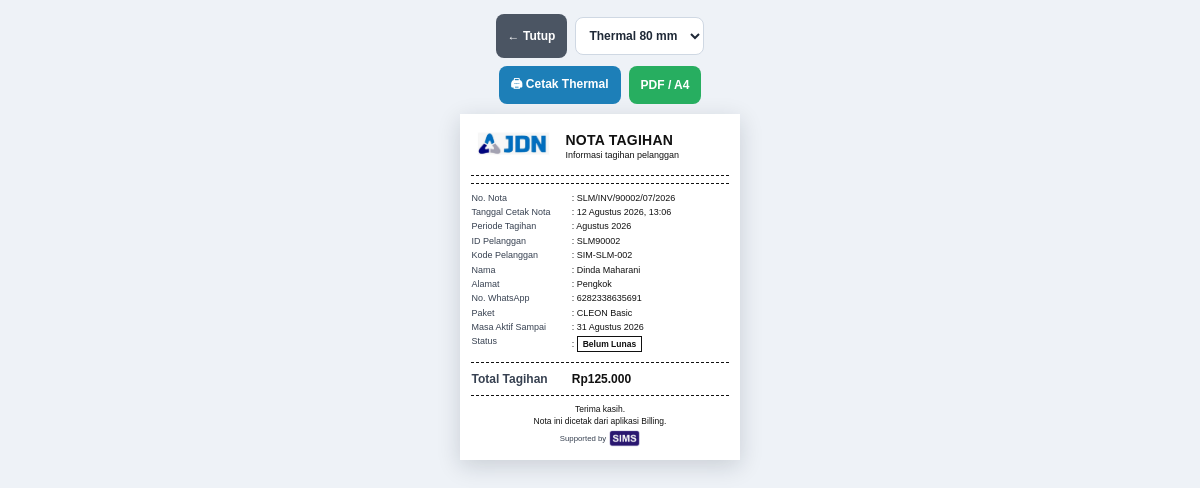
Screenshot of /nota_salam.php?id=52 (signed in) with the database file from the repository.
### tables this page shows
CREATE TABLE `pelanggan_salam` (
  `id` int UNSIGNED NOT NULL,
  `id_pelanggan` varchar(60) NOT NULL DEFAULT '',
  `kode_pelanggan` varchar(60) DEFAULT NULL,
  `nama` varchar(120) NOT NULL,
  `nomor_pelanggan` varchar(30) DEFAULT NULL COMMENT 'Nomor WhatsApp pelanggan',
  `alamat` varchar(255) DEFAULT NULL,
  `paket` varchar(180) NOT NULL COMMENT 'Bebas diisi admin',
  `tarif_langganan` decimal(12,2) NOT NULL DEFAULT '0.00' COMMENT 'Nominal dasar pelanggan untuk bulan berikutnya',
  `tagihan` decimal(12,2) NOT NULL DEFAULT '0.00' COMMENT 'Tagihan pada periode berjalan',
  `status_bayar` enum('Lunas','Belum Lunas') NOT NULL DEFAULT 'Belum Lunas',
  `status_pelanggan` enum('Aktif','Tidak Aktif') NOT NULL DEFAULT 'Aktif',
  `waktu` date NOT NULL COMMENT 'Tanggal awal periode tagihan',
  `langganan_selesai` date NOT NULL COMMENT 'Akhir periode tagihan / masa aktif sampai',
  `tanggal_daftar` date DEFAULT NULL,
  `tanggal_bayar` date DEFAULT NULL,
  `nominal_dibayar` decimal(12,2) DEFAULT NULL,
  `nomor_invoice` varchar(80) DEFAULT NULL,
  `created_at` timestamp NOT NULL DEFAULT CURRENT_TIMESTAMP,
  `updated_at` timestamp NOT NULL DEFAULT CURRENT_TIMESTAMP ON UPDATE CURRENT_TIMESTAMP
);

### helpers_salam.php (called while the page is built, shortened)
<?php
function salamNormalisasiKunci(?string $value): string
{
    $value = trim((string) $value);
    if (function_exists('iconv')) {
        $converted = @iconv('UTF-8', 'ASCII//TRANSLIT//IGNORE', $value);
        if ($converted !== false) {
            $value = $converted;
        }
    }
    $value = strtolower($value);
    return preg_replace('/[^a-z0-9]+/', '', $value) ?? '';
}
function salamIsSuperAdmin(): bool
{
    return !empty($_SESSION['login'])
        && strtolower((string) ($_SESSION['role'] ?? '')) === 'superadmin';
}
function salamIsWilayahSemua(?string $value): bool
{
    return in_array(salamNormalisasiKunci($value), ['semua', 'semuawilayah', 'all'], true);
}
function salamIsAdminSemuaWilayah(): bool
{
    return !empty($_SESSION['login'])
        && strtolower((string) ($_SESSION['role'] ?? '')) === 'admin'
        && salamIsWilayahSemua($_SESSION['wilayah'] ?? '');
}
function salamCanAccessAllWilayah(): bool
{
    return salamIsSuperAdmin() || salamIsAdminSemuaWilayah();
}
function salamScopeCondition(mysqli $koneksi, string $column = 'alamat'): string
{
    if (salamCanAccessAllWilayah()) {
        return '1=1';
    }
    $key = $koneksi->real_escape_string(salamKunciWilayahLogin());
    return salamSqlNormalisasiAlamat($column) . " = '{$key}'";
}
function salamFindPelangganById(mysqli $koneksi, int $id): ?array
{
    $scope = salamScopeCondition($koneksi, 'alamat');
    $stmt = $koneksi->prepare("SELECT * FROM pelanggan_salam WHERE id = ? AND {$scope} LIMIT 1");
    $stmt->bind_param('i', $id);
    $stmt->execute();
    $row = $stmt->get_result()->fetch_assoc() ?: null;
    return $row;
}
function salamBulananIndonesia(?string $date, bool $withDay = true): string
{
    $time = strtotime($date);
    $months = [1=>'Januari',2=>'Februari',3=>'Maret',4=>'April',5=>'Mei',6=>'Juni',7=>'Juli',8=>'Agustus',9=>'September',10=>'Oktober',11=>'November',12=>'Desember'];
    $month = $months[(int) date('n', $time)] ?? date('F', $time);
    return $withDay ? date('j', $time) . ' ' . $month . ' ' . date('Y', $time) : $month . ' ' . date('Y', $time);
}
function salamTanggalWaktuIndonesia(?string $dateTime = null): string
{
    $time = $dateTime ? strtotime($dateTime) : time();
    return salamBulananIndonesia(date('Y-m-d', $time), true) . ', ' . date('H:i', $time);
}
?>

### nota_salam.php (the view, shortened to what this page needs)
<?php
require_once __DIR__ . '/db_salam.php';
require_once __DIR__ . '/helpers_salam.php';
$thermalDipilih = isset($_GET['thermal']) ? (int) $_GET['thermal'] : 80;
$daftarUkuranThermal = [57, 58, 80];
$ukuranThermal = in_array($thermalDipilih, $daftarUkuranThermal, true) ? $thermalDipilih : 80;
$modeCetak = (isset($_GET['mode']) && $_GET['mode'] === 'a4') ? 'a4' : 'thermal';
$id = (int) ($_GET['id'] ?? 0);
$data = salamFindPelangganById($koneksi, $id);
$isLunas = ($data['status_bayar'] ?? '') === 'Lunas';
$judulNota = $isLunas ? 'BUKTI PEMBAYARAN' : 'NOTA TAGIHAN';
$subjudul = $isLunas ? 'Bukti pembayaran pelanggan' : 'Informasi tagihan pelanggan';
$nominal = $isLunas ? (float) ($data['nominal_dibayar'] ?? $data['tarif_langganan'] ?? 0) : (float) ($data['tagihan'] ?? 0);
$nomorNota = !empty($data['nomor_invoice']) ? (string) $data['nomor_invoice'] : salamKodeWilayah($data['alamat'] ?? '') . '-' . date('Ym') . '-' . str_pad((string)$data['id'],5,'0',STR_PAD_LEFT);
$tanggalCetak = salamTanggalWaktuIndonesia();
$periodeTagihan = salamBulananIndonesia($data['waktu'] ?? null, false);
$masaAktif = salamBulananIndonesia($data['langganan_selesai'] ?? null, true);
?>
<!doctype html>
<html lang="id">
<head>
</head>
<body class="mode-<?= htmlspecialchars($modeCetak); ?>">
    <div class="toolbar">
        <a class="btn-close" href="dashboard_salam.php">← Tutup</a>
        <select id="thermal-size" aria-label="Ukuran kertas thermal">
            <option value="80" <?= $ukuranThermal === 80 ? 'selected' : ''; ?>>Thermal 80 mm</option>
        </select>
        <button class="btn-thermal" type="button" onclick="cetakThermal()">🖨 Cetak Thermal</button>
        <button class="btn-a4" type="button" onclick="cetakA4()">PDF / A4</button>
    </div>
    <main class="nota">
        <header class="thermal-header">
            <img class="logo-sims" src="logo_JDN.jpeg" alt="Logo SIMS">
            <div class="header-info">
                <div class="brand-name"><?= htmlspecialchars($judulNota); ?></div>
                <div class="subtitle"><?= htmlspecialchars($subjudul); ?></div>
            </div>
        </header>
        <div class="line"></div>
        <table>
            <tr><td>No. Nota</td><td>: <?= htmlspecialchars($nomorNota); ?></td></tr>
            <tr><td>Tanggal Cetak Nota</td><td>: <?= htmlspecialchars($tanggalCetak); ?></td></tr>
            <tr><td>Periode Tagihan</td><td>: <?= htmlspecialchars($periodeTagihan); ?></td></tr>
            <tr><td>ID Pelanggan</td><td>: <?= htmlspecialchars((string)($data['id_pelanggan'] ?? '-')); ?></td></tr>
            <?php if (!empty($data['kode_pelanggan'])): ?><tr><td>Kode Pelanggan</td><td>: <?= htmlspecialchars((string)$data['kode_pelanggan']); ?></td></tr><?php endif; ?>
            <tr><td>Nama</td><td>: <?= htmlspecialchars((string)($data['nama'] ?? '-')); ?></td></tr>
            <tr><td>Alamat</td><td>: <?= htmlspecialchars((string)(!empty($data['alamat']) ? $data['alamat'] : '-')); ?></td></tr>
            <?php if (!empty($data['nomor_pelanggan'])): ?><tr><td>No. WhatsApp</td><td>: <?= htmlspecialchars((string)$data['nomor_pelanggan']); ?></td></tr><?php endif; ?>
            <tr><td>Paket</td><td>: <?= htmlspecialchars((string)($data['paket'] ?? '-')); ?></td></tr>
            <tr><td>Masa Aktif Sampai</td><td>: <?= htmlspecialchars($masaAktif); ?></td></tr>
            <tr><td>Status</td><td>: <span class="status"><?= htmlspecialchars((string)($data['status_bayar'] ?? '-')); ?></span></td></tr>
        </table>
        <div class="line"></div>
        <table>
            <tr><td class="total"><?= $isLunas ? 'Nominal Dibayar' : 'Total Tagihan'; ?></td><td class="total">Rp<?= number_format($nominal, 0, ',', '.'); ?></td></tr>
        </table>
        <div class="line"></div>
        <div class="foot">
            <div class="foot-line">Terima kasih.</div>
            <div class="foot-line">Nota ini dicetak dari aplikasi Billing.</div>
            <div class="support-sims" aria-label="Supported by SIMS">
                <span>Supported by</span>
                <img class="support-logo-sims" src="logo_sims.png" alt="SIMS">
            </div>
        </div>
    </main>
</body>
</html>

### rows the page displays
pelanggan_salam: status_bayar "NOTA TAGIHAN", status_bayar "Informasi tagihan pelanggan", nomor_invoice "SLM/INV/90002/07/2026", waktu "Agustus 2026", id_pelanggan "SLM90002", kode_pelanggan "SIM-SLM-002", nama "Dinda Maharani", alamat "Pengkok", nomor_pelanggan "6282338635691", paket "CLEON Basic", langganan_selesai "31 Agustus 2026", status_bayar "Belum Lunas", nominal "125.000"

### other values shown
$tanggalCetak "12 Agustus 2026, 13:06"
